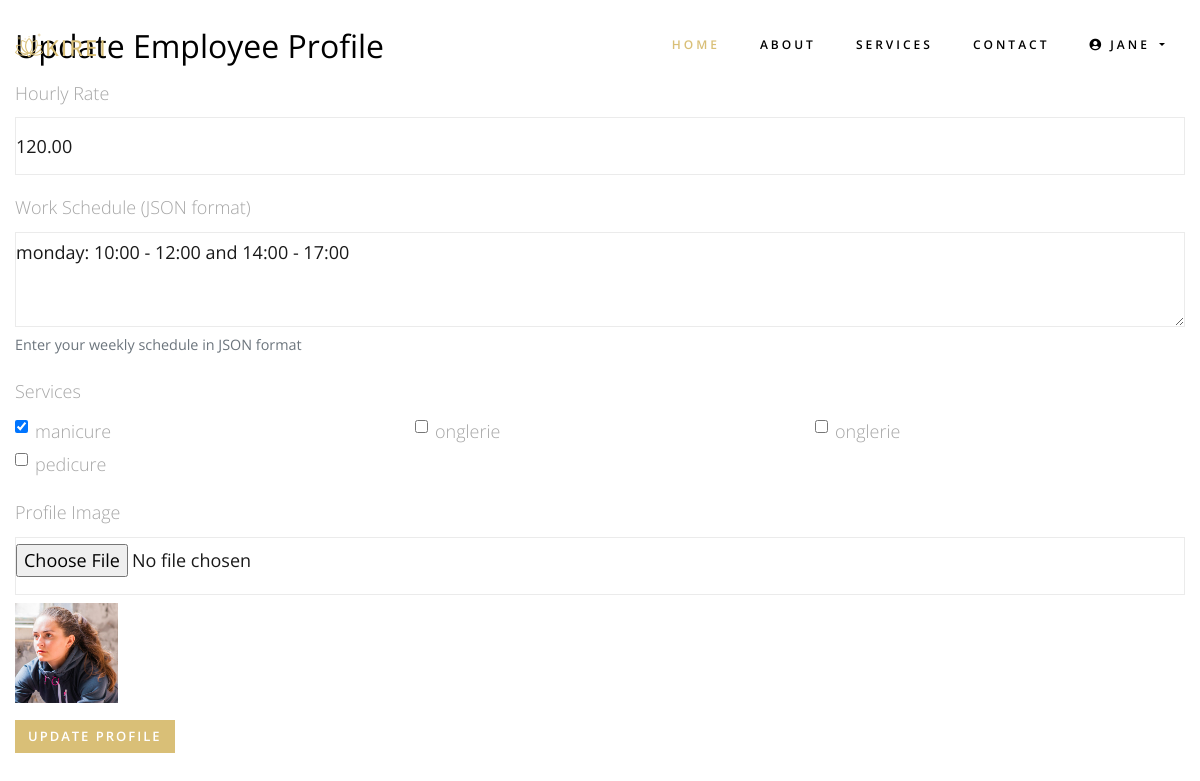
The page /mon-profil/modifier/ (signed in) on the database its author committed.
### home/models.py (models this page shows, shortened)
class User(AbstractUser):
    CLIENT = 'CLIENT'
    EMPLOYEE = 'EMPLOYEE'
    MANAGER = 'MANAGER'
    ROLE_CHOICES = [
        (CLIENT, 'Client'),
        (EMPLOYEE, 'Employé'),
        (MANAGER, 'Manager'),
    ]
    role = models.CharField(max_length=50, choices=ROLE_CHOICES, default=CLIENT)
    phone_number = models.CharField(max_length=20, blank=True)
    address = models.TextField(blank=True)

class EmployeeProfile(models.Model):
    user = models.OneToOneField(User, on_delete=models.CASCADE, related_name='employee_profile')
    services = models.ManyToManyField(Service)
    image = models.ImageField(upload_to='employees/', blank=True, null=True)
    work_schedule = models.JSONField(default=dict)  # Ex: {'monday': ['09:00-12:00', '14:00-18:00'], ...}
    hourly_rate = models.DecimalField(max_digits=6, decimal_places=2, default=0)

class Service(models.Model):
    name = models.CharField(max_length=100)
    description = models.TextField(blank=True)
    duration = models.PositiveIntegerField(help_text="Durée en minutes")
    image = models.ImageField(upload_to='services/', blank=True, null=True)
    price = models.DecimalField(max_digits=8, decimal_places=2)
    commission_rate = models.DecimalField(
        max_digits=5,
        decimal_places=2,
        validators=[MinValueValidator(0)],
        help_text="Pourcentage de commission pour l'employé"
    )
    is_active = models.BooleanField(default=True)

### home/employers.py (the view, shortened to what this page needs)
# urls.py: path('mon-profil/modifier/', employers.update_employee_profile, name='update_employee_profile'),
@login_required
def update_employee_profile(request):
    profile = get_object_or_404(EmployeeProfile, user=request.user)
    all_services = Service.objects.all()
    return render(request, 'employers/update_profile.html', {
        'profile': profile,
        'all_services': all_services,
        'selected_services': profile.services.all()
    })

### templates/employers/update_profile.html (shortened to what this page needs)
{% extends 'base.html' %}
{% block body %}
<div class="container mt-4">
    <h2>Update Employee Profile</h2>
    <form method="post" enctype="multipart/form-data">
        <div class="mb-3">
            <label for="hourly_rate" class="form-label">Hourly Rate</label>
            <input type="number" step="0.01" class="form-control" id="hourly_rate" name="hourly_rate" value="{{ profile.hourly_rate }}" required>
        </div>
        <div class="mb-3">
            <label for="work_schedule" class="form-label">Work Schedule (JSON format)</label>
            <textarea class="form-control" id="work_schedule" name="work_schedule" rows="3">{{ profile.work_schedule }}</textarea>
            <small class="text-muted">Enter your weekly schedule in JSON format</small>
        </div>
        <div class="mb-3">
            <label class="form-label">Services</label>
            <div class="row">
                {% for service in all_services %}
                <div class="col-md-4">
                    <div class="form-check">
                        <input class="form-check-input" type="checkbox" id="service-{{ service.id }}" name="services" value="{{ service.id }}"
                            {% if service in selected_services %}checked{% endif %}>
                        <label class="form-check-label" for="service-{{ service.id }}">{{ service.name }}</label>
                    </div>
                </div>
                {% endfor %}
            </div>
        </div>
        <div class="mb-3">
            <label for="image" class="form-label">Profile Image</label>
            <input class="form-control" type="file" id="image" name="image">
            {% if profile.image %}
                <div class="mt-2">
                    <img src="{{ profile.image.url }}" alt="Current profile image" style="max-height: 100px;">
                </div>
            {% endif %}
        </div>
        <button type="submit" class="btn btn-primary">Update Profile</button>
    </form>
</div>
{% endblock %}

### templates/navbar.html (shortened to what this page needs)
<nav class="navbar navbar-expand-lg navbar-dark ftco_navbar bg-dark ftco-navbar-light" id="ftco-navbar">
	<div class="container">
	    <a class="navbar-brand" href="#"><span class="flaticon-lotus"></span>KIREI</a>
	    <div class="collapse navbar-collapse" id="ftco-nav">
	        <ul class="navbar-nav ml-auto">
	          <li class="nav-item active"><a href="{% url 'home' %}" class="nav-link {% if request.path == '' %}active{% endif %}">Home</a></li>
	          <li class="nav-item"><a href="{% url 'about' %}" class="nav-link {% if request.path == '/about/' %}active{% endif %}">About</a></li>
	          <li class="nav-item"><a href="{% url 'service_list' %}" class="nav-link {% if request.path == '/treatments/' %}active{% endif %}">Services</a></li>
	          <li class="nav-item"><a href="{% url 'contact' %}" class="nav-link {% if request.path == '/contact/' %}active{% endif %}">Contact</a></li>
			  {% if user.is_authenticated %}
				<li class="nav-item dropdown">
					<a class="nav-link dropdown-toggle " href="#" id="navbarDropdown" role="button"
						data-bs-toggle="dropdown">
						<i class="fas fa-user-circle"></i> {{ user.username }}
					</a>
				</li>
                {% endif %}
	        </ul>
	    </div>
	</div>
</nav>

### rows shown on the page
User: username "JANE"
EmployeeProfile: hourly_rate "120.00", work_schedule "monday: 10:00 - 12:00 and 14:00 - 17:00", image (picture)
Service: services "☑", name "manicure"
Service: name "onglerie"
Service: name "onglerie"
Service: name "pedicure"
